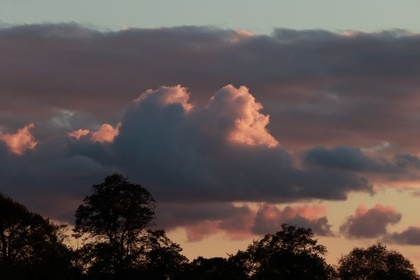
%> input picture sample2.jpg, 420 x 280 px, shrunk from 612 x 408 before the run
$ octave iprogram.m   (GNU Octave 9; MATLAB toolbox functions it lacks are replaced by stand-ins)
%> lines starting %> are read from the running program, lines starting %| are printed output that depends on the picture
### denoiseImageDCT.m
function [IOut,output,Coefs] = denoiseImageDCT(Image,sigma,K,varargin)
%==========================================================================
%   P E R F O R M   D E N O I S I N G   U S I N G   O V E R C O M P L E T E
%                        D C T    D I C T I O N A R Y
%==========================================================================
% function IOut = denoiseImageDCT(Image,sigma,bb,K)
% denoise an image by sparsely representing each block with the
% overcomplete DCT Dictionary, and averaging the represented parts.
% Detailed description can be found in "Image Denoising Via Sparse and Redundant
% representations over Learned Dictionaries", (appeared in the
% IEEE Trans. on Image Processing, Vol. 15, no. 12, December 2006).
% ===================================================================
% INPUT ARGUMENTS : Image - the noisy image (gray-level scale)
%                   sigma - the s.d. of the noise (assume to be white Gaussian).
%                   K - the number of atoms in the representing dictionary.
%    Optional argumeters:
%                  'blockSize' - the size of the blocks the algorithm
%                       works. All blocks are squares, therefore the given
%                       parameter should be one number (width or height).
%                       Default value: 8.
%                  'errorFactor' - a factor that multiplies sigma in order
%                       to set the allowed representation error. In the
%                       experiments presented in the paper, it was set to 1.15
%                       (which is also the default value here).
%                  'maxBlocksToConsider' - maximal number of blocks that
%                       can be processed. This number is dependent on the memory
%                       capabilities of the machine, and performances?
%                       considerations. If the number of available blocks in the
%                       image is larger than 'maxBlocksToConsider', the sliding
%                       distance between the blocks increases. The default value
%                       is: 250000.
%                  'slidingFactor' - the sliding distance between processed
%                       blocks. Default value is 1. However, if the image is
%                       large, this number increases automatically (because of
%                       memory requirements). Larger values result faster
%                       performances (because of fewer processed blocks).
%                  'waitBarOn' - can be set to either 1 or 0. If
%                       waitBarOn==1 a waitbar, presenting the progress of the
%                       algorithm will be displayed.
% OUTPUT ARGUMENTS : IOut - a 2-dimensional array in the same size of the
%                   input image, that contains the cleaned image.
%                    output - a struct that contains that following field:
%                       D - the dictionary used for denoising
% =========================================================================

Reduce_DC = 1;
[NN1,NN2] = size(Image);
C = 1.15;%%%%%%%%%干嘛用的？？？？？？就是一个系数而已
waitBarOn = 1;
maxBlocksToConsider = 260000;
slidingDis = 1;
bb = 8;

% [18 lines of commented-out code are left out]

errT = C*sigma;
% Create an initial dictionary from the DCT frame
Pn=ceil(sqrt(K));%%%Pn=16  bb=8  产生64*256的字典
DCT=zeros(bb,Pn);
for k=0:1:Pn-1,
    V=cos([0:1:bb-1]'*k*pi/Pn);
    if k>0,
        V=V-mean(V);
    end;
    DCT(:,k+1)=V/norm(V);%norm(V)表示的是欧式距离
end;
%产生64*256的字典
DCT=kron(DCT,DCT);%http://blog.sina.com.cn/s/blog_7671b3eb0101132y.html
%%%%%%%%例如： a=[1,2;3,4]   kron(a,a)
while (prod(floor((size(Image)-bb)/slidingDis)+1)>maxBlocksToConsider)
    slidingDis = slidingDis+1;
% Default value is 1. However, if the image is
% large, this number increases automatically (because of
% memory requirements)
end

[blocks,idx] = my_im2col(Image,[bb,bb],slidingDis);

if (waitBarOn)
    counterForWaitBar = size(blocks,2);
    h = waitbar(0,'Denoising In Process ...');
end
% go with jumps of 10000
for jj = 1:10000:size(blocks,2)
    if (waitBarOn)
        waitbar(jj/counterForWaitBar);
    end
    jumpSize = min(jj+10000-1,size(blocks,2));
    if (Reduce_DC)%Reduce_DC为1
        vecOfMeans = mean(blocks(:,jj:jumpSize));%取出10000列
        blocks(:,jj:jumpSize) = blocks(:,jj:jumpSize) - repmat(vecOfMeans,size(blocks,1),1);%repmat(vecOfMeans,size(blocks,1),1):将vecOfMeans重复64行1列  公式3.12
    end
    %Coefs = mexOMPerrIterative(blocks(:,jj:jumpSize),DCT,errT);
    Coefs = OMPerr(DCT,blocks(:,jj:jumpSize),errT);

    if (Reduce_DC)%Reduce_DC为1
        %DCT为64*256  Coefs256*10000         blocks为64*62001       vecOfMeans为1*10000
        blocks(:,jj:jumpSize)= DCT*Coefs + ones(size(blocks,1),1) * vecOfMeans;%%%%blocks矩阵每一列的数值等于  该列乘以稀疏系数加上该列的平均值

    else
        blocks(:,jj:jumpSize)= DCT*Coefs ;
    end
end

count = 1;
Weight= zeros(NN1,NN2);
IMout = zeros(NN1,NN2);
[rows,cols] = ind2sub(size(Image)-bb+1,idx);%idx=(size(Image)-bb+1)*(size(Image)-bb+1)
for i  = 1:length(cols)
    col = cols(i);
    row = rows(i);
    block =reshape(blocks(:,count),[bb,bb]);%block为值均相同的8*8的矩阵
   %block
    IMout(row:row+bb-1,col:col+bb-1)=IMout(row:row+bb-1,col:col+bb-1)+block;
    Weight(row:row+bb-1,col:col+bb-1)=Weight(row:row+bb-1,col:col+bb-1)+ones(bb);%%%累计加了多少个block，到最后除以累加的次数即可
    count = count+1;
end;
if (waitBarOn)
    close(h);
end
C=100000;
IOut =(Image+C*sigma*IMout)./(1+C*sigma*Weight);%%%%%%%%%0.034,为什么要这样？？？  我改成C了，个人理解觉得这个值有，但是只要大于0就能得到去噪的效果
output.D = DCT;
% IOut =  IMout./Weight;  %%%其实只要这样就可以还原了，但是考虑到随机sigma的影响，后面加了一些变成(Image+C*sigma*IMout)./(1+C*sigma*Weight)
% IMout(100)
% Weight
%   blocks

### OMPerr.m
function [A]=OMPerr(D,X,errorGoal);
%=============================================
% Sparse coding of a group of signals based on a given
% dictionary and specified number of atoms to use.
% input arguments: D - the dictionary
%                  X - the signals to represent
%                  errorGoal - the maximal allowed representation error for
%                  each siganl.
% output arguments: A - sparse coefficient matrix.
%=============================================
[n,P]=size(X);%n=64  P= 62001=249*249
[n,K]=size(D);%n=64 K=256
E2 = errorGoal^2*n;
maxNumCoef = n/2;%%%%%%32
A = sparse(size(D,2),size(X,2));%参考稀疏矩阵的帮助256*10000
for k=1:1:P,
    a=[];
    x=X(:,k);
    residual=x;
	indx = [];
	a = [];
	currResNorm2 = sum(residual.^2);
	j = 0;

    while currResNorm2>E2 & j < maxNumCoef,
		j = j+1;
        proj=D'*residual;%参考pinv函数的帮助 256*1
        pos=find(abs(proj)==max(abs(proj)));%看看D（256列）中哪一列的值最大
        pos=pos(1);
        indx(j)=pos;%%%index的值为1到256
        %c++的opm优化速度的算法     http://blog.csdn.net/pi9nc/article/details/26593003
        a=pinv(D(:,indx(1:j)))*x;%j*64  *64*1=j*1
        residual=x-D(:,indx(1:j))*a;
		currResNorm2 = sum(residual.^2);
   end;
   if (length(indx)>0)
       A(indx,k)=a;%%%a是j*1的矩阵,其中j=maxNumCoef
   end
end;
return;

### displayDictionaryElementsAsImage.m
function I = displayDictionaryElementsAsImage(D, numRows, numCols,X,Y,sortVarFlag)
% function I = displayDictionaryElementsAsImage(D, numRows, numCols, X,Y)
% displays the dictionary atoms as blocks. For activation, the dictionary D
% should be given, as also the number of rows (numRows) and columns
% (numCols) for the atoms to be displayed. X and Y are the dimensions of
% each atom.


borderSize = 1;
columnScanFlag = 1;
strechEachVecFlag = 1;
showImFlag = 1;

if (length(who('X'))==0)
    X = 8;
    Y = 8;
end
if (length(who('sortVarFlag'))==0)
    a=1%%%%没有显示，说明没进入此循环
    sortVarFlag = 1;
end

numElems = size(D,2);
if (length(who('numRows'))==0)
    numRows = floor(sqrt(numElems));
    numCols = numRows;
end
if (length(who('strechEachVecFlag'))==0)
    strechEachVecFlag = 0;
end
if (length(who('showImFlag'))==0)
    showImFlag = 1;
end

%%% sort the elements, if necessary.
%%% construct the image to display (I)
sizeForEachImage = sqrt(size(D,1))+borderSize;
I = zeros(sizeForEachImage*numRows+borderSize,sizeForEachImage*numCols+borderSize,3);
%%% fill all this image in blue
I(:,:,1) = 0;%min(min(D));
I(:,:,2) = 0; %min(min(D));
I(:,:,3) = 1; %max(max(D));

%%% now fill the image squares with the elements (in row scan or column
%%% scan).
if (strechEachVecFlag)
    for counter = 1:size(D,2)
        D(:,counter) = D(:,counter)-min(D(:,counter));
        if (max(D(:,counter)))
            D(:,counter) = D(:,counter)./max(D(:,counter));%%%归一化
        end
    end
end
% 要注意的是var函数所采用公式中，分母不是 ，而是 。这是因为var函数实际上求的并不是方差，而是误差理论中“有限次测量数据的标准偏差的估计值”。
% X = [4 -2 1; 9 5 7]   sum((X(:,2)-mean(X(:,2))).^2)/(length(X(:,2))-1)等价于：var(X,0,1)
% 注：var(X,W)  % W可以取0或1，取0求样本方差的无偏估计值（除以N-1；对应取1求得的是方差（除以N）， W也可以是向量，但必须与X中的第一个维度数相同，即length(W)= size(X,1)
%   所以还存在：  var(X ,0 ,dim) % 除以N     dim =1 对每列操作      dim = 2 对每行操作
%                 var(X ,1 ,dim) % 除以N-1   dim =1 对每列操作    dim = 2 对每行操作
if (sortVarFlag)%%%%%%%%%%%%%%%%%按照方差从小打大排序
    vars = var(D);
    [V,indices] = sort(vars');%%从小到大的顺序将字典排序
    indices = fliplr(indices);%%a=[1 2 3;4 5 6;7 8 9]  a=fliplr(a)  左右翻转  如果对于只有一列的向量，翻转后是不变的
    D = [D(:,1:sortVarFlag-1),D(:,indices+sortVarFlag-1)];
    signs = sign(D(1,:));
    signs(find(signs==0)) = 1;
    D = D.*repmat(signs,size(D,1),1);%%%repmat(signs,size(D,1),1)  此矩阵的大小为64*256     D也为64*256
    D = D(:,1:numRows*numCols);
end

counter=1;
for j = 1:numRows
    for i = 1:numCols
% [10 lines of commented-out code are left out]
            I(borderSize+(j-1)*sizeForEachImage+1:j*sizeForEachImage,borderSize+(i-1)*sizeForEachImage+1:i*sizeForEachImage,1)=reshape(D(:,counter),X,Y);%%%8*8
            I(borderSize+(j-1)*sizeForEachImage+1:j*sizeForEachImage,borderSize+(i-1)*sizeForEachImage+1:i*sizeForEachImage,2)=reshape(D(:,counter),X,Y);
            I(borderSize+(j-1)*sizeForEachImage+1:j*sizeForEachImage,borderSize+(i-1)*sizeForEachImage+1:i*sizeForEachImage,3)=reshape(D(:,counter),X,Y);
%         end
        counter = counter+1;
    end
end

if (showImFlag)
    I = I-min(min(min(I)));
    I = I./max(max(max(I)));
    imshow(I,[]);
end

### denoiseImageGlobal.m
function [IOut,output] = denoiseImageGlobal(Image, sigma, varargin)
%==========================================================================
%   P E R F O R M   D E N O I S I N G   U S I N G   G L O B A L
%           ( O R   G I V E N )   D I C T I O N A R Y
%==========================================================================
% function IOut = denoiseImageGlobal(Image, sigma, varargin)
% denoise an image by training a dictionary on patches from the noisy image,
% sparsely representing each block with this dictionary and averaging the represented parts.
% Detailed description can be found in "Image Denoising Via Sparse and Redundant
% representations over Learned Dictionaries", (appeared in the
% IEEE Trans. on Image Processing, Vol. 15, no. 12, December 2006).
% The trained dictionary is given in a specific file
% 'globalTrainedDictionary.mat' that must accompany this function.
% The user may also specify a different dictionary to be used by using the
% optional arguments.
% ===================================================================
% INPUT ARGUMENTS : Image - the noisy image (gray-level scale)
%                   sigma - the s.d. of the noise (assume to be white Gaussian).
%    Optional arguments:
%                  'blockSize' - the size of the blocks the algorithm
%                       works. All blocks are squares, therefore the given
%                       parameter should be one number (width or height).
%                       Default value: 8.
%                  'errorFactor' - a factor that multiplies sigma in order
%                       to set the allowed representation error. In the
%                       experiments presented in the paper, it was set to 1.15
%                       (which is also the default  value here).
%                  'maxBlocksToConsider' - maximal number of blocks that
%                       can be processed. This number is dependent on the memory
%                       capabilities of the machine, and performances'
%                       considerations. If the number of available blocks in the
%                       image is larger than 'maxBlocksToConsider', the sliding
%                       distance between the blocks increases. The default value
%                       is: 250000.
%                  'slidingFactor' - the sliding distance between processed
%                       blocks. Default value is 1. However, if the image is
%                       large, this number increases automatically (because of
%                       memory requirements). Larger values result faster
%                       performances  (because of fewer processed blocks).
%                  'givenDictionary' - a different dictionary to consider
%                       for denoising. The user is responsible that the number
%                       of rows in the dictionary will resemble the dimension of
%                       the blocks.
%                  'waitBarOn' - can be set to either 1 or 0. If
%                       waitBarOn==1 a waitbar, presenting the progress of the
%                       algorithm will be displayed.
% OUTPUT ARGUMENTS : Iout - a 2-dimensional array in the same size of the
%                   input image, that contains the cleaned image.
%                    output - a struct that contains that following field:
%                       D - the dictionary used for denoising
% =========================================================================

fildNameForGlobalDictionary = 'globalTrainedDictionary';
Reduce_DC = 1;
[NN1,NN2] = size(Image);
waitBarOn = 1;
C = 1.15;
maxBlocksToConsider = 260000;
slidingDis = 1;
bb = 8;
givenDictionaryFlag = 0;
for argI = 1:2:length(varargin)
    if (strcmp(varargin{argI}, 'slidingFactor'))
        slidingDis = varargin{argI+1};
    end
    if (strcmp(varargin{argI}, 'errorFactor'))
        C = varargin{argI+1};
    end
    if (strcmp(varargin{argI}, 'maxBlocksToConsider'))
        maxBlocksToConsider = varargin{argI+1};
    end
    if (strcmp(varargin{argI}, 'givenDictionary'))
        D = varargin{argI+1};
        givenDictionaryFlag = 1;
    end
    if (strcmp(varargin{argI}, 'blockSize'))
        bb = varargin{argI+1};
    end
    if (strcmp(varargin{argI}, 'waitBarOn'))
        waitBarOn = varargin{argI+1};
    end
end
if (~givenDictionaryFlag)
    eval(['load ',fildNameForGlobalDictionary]);%%%%%%%%%%%%%
    D = currDictionary;
end
errT = C*sigma;
%blocks = im2col(Image,[NN1,NN2],[bb,bb],'sliding');
while (prod(size(Image)-bb+1)>maxBlocksToConsider)
    slidingDis = slidingDis+1;
end
[blocks,idx] = my_im2col(Image,[bb,bb],slidingDis);

if (waitBarOn)
    counterForWaitBar = size(blocks,2);
    h = waitbar(0,'Denoising In Process ...');
end

% go with jumps of 10000
for jj = 1:10000:size(blocks,2)
    if (waitBarOn)
        waitbar(jj/counterForWaitBar);
    end
    jumpSize = min(jj+10000-1,size(blocks,2));
    if (Reduce_DC)
        vecOfMeans = mean(blocks(:,jj:jumpSize));
        blocks(:,jj:jumpSize) = blocks(:,jj:jumpSize) - repmat(vecOfMeans,size(blocks,1),1);
    end
    %Coefs = mexOMPerrIterative(blocks(:,jj:jumpSize),D,errT);
    Coefs = OMPerr(D,blocks(:,jj:jumpSize),errT);
    if (Reduce_DC)
        %block=reshape(D*a+mm+MM,[bb,bb]);
        blocks(:,jj:jumpSize)= D*Coefs + ones(size(blocks,1),1) * vecOfMeans;
    else
        blocks(:,jj:jumpSize)= D*Coefs ;
    end
end

count = 1;
Weight=zeros(NN1,NN2);
IMout = zeros(NN1,NN2);
[rows,cols] = ind2sub(size(Image)-bb+1,idx);
for i  = 1:length(cols)
    col = cols(i); row = rows(i);
    block =reshape(blocks(:,count),[bb,bb]);
    IMout(row:row+bb-1,col:col+bb-1)=IMout(row:row+bb-1,col:col+bb-1)+block;
    Weight(row:row+bb-1,col:col+bb-1)=Weight(row:row+bb-1,col:col+bb-1)+ones(bb);
    count = count+1;
end

if (waitBarOn)
    close(h);
end
output.D = D;
IOut = (Image+0.034*sigma*IMout)./(1+0.034*sigma*Weight);

### my_im2col.m
function [blocks,idx] = my_im2col(I,blkSize,slidingDis);

if (slidingDis==1)
    blocks = im2col(I,blkSize,'sliding');%行为blksize元素的总个数，列为(m-bb+1) x (n-bb+1)=62001
    % http://fuda641.blog.163.com/blog/static/20751421620135483846711/
    idx = [1:size(blocks,2)];
    return
end

idxMat = zeros(size(I)-blkSize+1);
idxMat([[1:slidingDis:end-1],end],[[1:slidingDis:end-1],end]) = 1; % take blocks in distances of 'slidingDix', but always take the first and last one (in each row and column).
idx = find(idxMat);
[rows,cols] = ind2sub(size(idxMat),idx);
blocks = zeros(prod(blkSize),length(idx));
for i = 1:length(idx)
    currBlock = I(rows(i):rows(i)+blkSize(1)-1,cols(i):cols(i)+blkSize(2)-1);
    blocks(:,i) = currBlock(:);
end

### iprogram.m
%============================================================
%                denoise an image
% this is a run_file the demonstrate how to denoise an image,
% using dictionaries. The methods implemented here are the same
% one as described in "Image Denoising Via Sparse and Redundant
% representations over Learned Dictionaries", (appeared in the
% IEEE Trans. on Image Processing, Vol. 15, no. 12, December 2006).
%============================================================

clear
bb=8; % block size
RR=4; % redundancy factor
K=RR*bb^2; % number of atoms in the dictionary

sigma = 25; %%%%% The Max Value of Noise

%%%%% Read The Image %%%%%
pathForImages ='';
imageName = 'sample2.jpg';
[IMin0,pp]=imread(strcat([pathForImages,imageName]));
%> IMin0 is the input picture: size 280x420x3 uint8; mean R, G, B 89.2, 79.5, 78.4
%> pp = []
IMin0=im2double(IMin0);
%> IMin0: size 280x420x3 double
if (length(size(IMin0))>2)
    IMin0 = rgb2gray(IMin0);
%> IMin0: size 280x420 double
end
if (max(IMin0(:))<2)
    IMin0 = IMin0*255;
end

IMin=IMin0+sigma*randn(size(IMin0)); %%%%% Add Noise
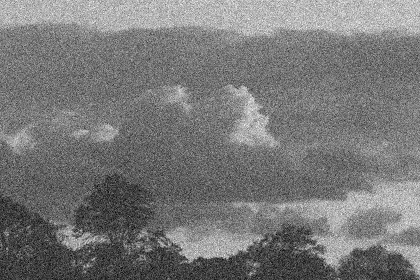
%> IMin: size 280x420 double; min -83, max 266.6, mean 82.2; drawn with min black and max white
PSNRIn = 20*log10(255/sqrt(mean((IMin(:)-IMin0(:)).^2))); %%%%% Peak Signal to Noise Ratio at Input
%> PSNRIn = 20.18

%==========================================================================
%   P E R F O R M   D E N O I S I N G   U S I N G   O V E R C O M P L E T E
%                        D C T    D I C T I O N A R Y
%==========================================================================
tic
[IoutDCT,output] = denoiseImageDCT(IMin, sigma, K);
%> after the loop in denoiseImageDCT, `for jj = 1:10000:size(blocks,2)`: vecOfMeans = 2749 values, max 184.4 at index 1126, min 15.98 at index 19, mean 112.4
%> after the loop in denoiseImageDCT, `for i  = 1:length(cols)`:
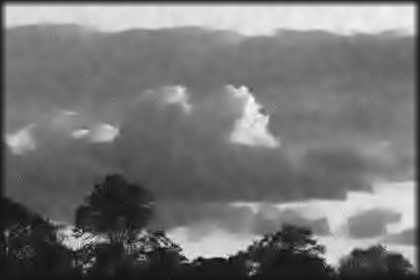
%> IMout: size 280x420 double; min -1264.3, max 12366.3, mean 5027.8; drawn with min black and max white
%> after the loop in denoiseImageDCT, `for i  = 1:length(cols)`:
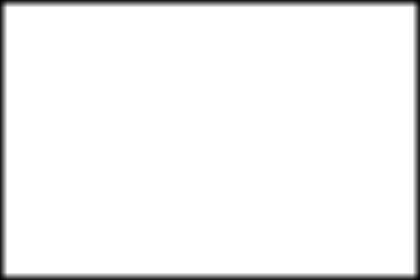
%> Weight: size 280x420 double; min 1, max 64, mean 61.4; drawn with min black and max white
%> after the loop in denoiseImageDCT, `for i  = 1:length(cols)`: count = 112750
%> in denoiseImageDCT, `IOut =(Image+C*sigma*IMout)./(1+C*sigma*Weight);`:
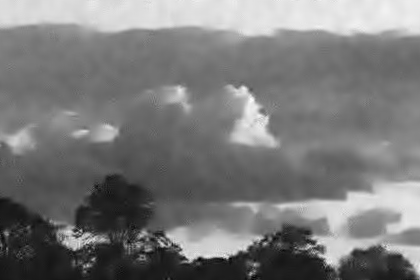
%> IOut: size 280x420 double; min -19.76, max 193.2, mean 82.2; drawn with min black and max white

PSNROut = 20*log10(255/sqrt(mean((IoutDCT(:)-IMin0(:)).^2))); %%%%% Peak Signal to Noise Ratio at Output of DCT
%> PSNROut = 32.28
figure;
%subplot(1,3,1); imshow(IMin0,[]); title('Original clean image');
%subplot(1,3,2); imshow(IMin,[]); title(strcat(['Noisy image, ',num2str(PSNRIn),'dB']));
%subplot(1,3,3);
imshow(IoutDCT,[]); title(strcat(['Image Denoised by DCT dictionary, ',num2str(PSNROut),'dB']));
figure;
I = displayDictionaryElementsAsImage(output.D, floor(sqrt(K)), floor(size(output.D,2)/floor(sqrt(K))),bb,bb,0);
%> in displayDictionaryElementsAsImage, `numElems = size(D,2);`: numElems = 256
%> in displayDictionaryElementsAsImage, `sizeForEachImage = sqrt(size(D,1))+borderSize;`: sizeForEachImage = 9
%> in displayDictionaryElementsAsImage, `I(:,:,3) = 1;`:
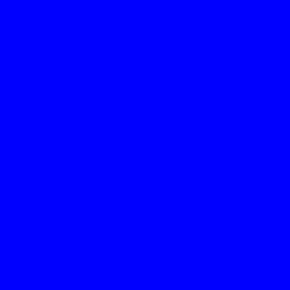
%> I: size 145x145x3 double (shown 2 times larger); mean R, G, B 0, 0, 1
%> after the loop in displayDictionaryElementsAsImage, `for counter = 1:size(D,2)`:
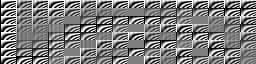
%> D: size 64x256 double; min 0, max 1, mean 0.494
%> after the loop in displayDictionaryElementsAsImage, `for j = 1:numRows`:
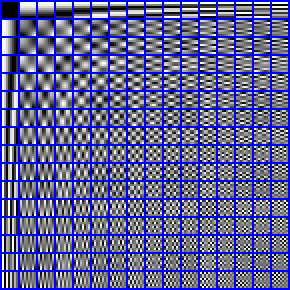
%> I: size 145x145x3 double (shown 2 times larger); mean R, G, B 0.385, 0.385, 0.606
%> after the loop in displayDictionaryElementsAsImage, `for j = 1:numRows`: counter = 257
title('The DCT dictionary');
toc
%==========================================================================
%   P E R F O R M   D E N O I S I N G   U S I N G   G L O B A L
%           ( O R   G I V E N )   D I C T I O N A R Y
%==========================================================================
tic
[IoutGlobal,output] = denoiseImageGlobal(IMin, sigma,K);
%> after the loop in denoiseImageGlobal, `for argI = 1:2:length(varargin)`: C = 1.15; bb = 8; givenDictionaryFlag = 0; maxBlocksToConsider = 260000; waitBarOn = 1
%> the run ends on the next line

$ run again, with sample1.jpg copied over sample2.jpg
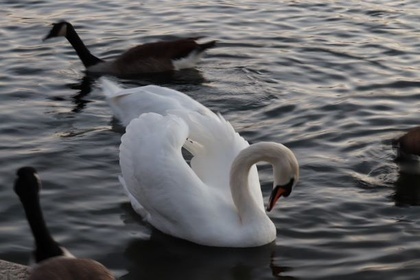
%> input picture sample1.jpg, 420 x 280 px, shrunk from 612 x 408 before the run
%> IMin0 is the input picture: size 280x420x3 uint8; mean R, G, B 99.2, 99, 100.7
%> pp = []
%> PSNRIn = 20.18
%> after the loop in denoiseImageDCT, `for jj = 1:10000:size(blocks,2)`: vecOfMeans = 2749 values, max 182.5 at index 844, min 4.07 at index 2106, mean 87.31
%> after the loop in denoiseImageDCT, `for i  = 1:length(cols)`:
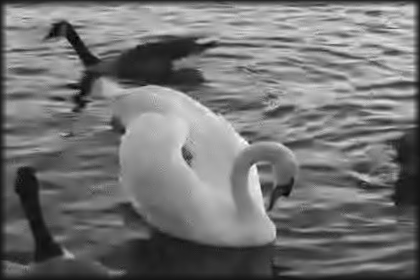
%> IMout: size 280x420 double; min -1294.3, max 14919.1, mean 6096.5; drawn with min black and max white
%> after the loop in denoiseImageDCT, `for i  = 1:length(cols)`: count = 112750
%> in denoiseImageDCT, `IOut =(Image+C*sigma*IMout)./(1+C*sigma*Weight);`:
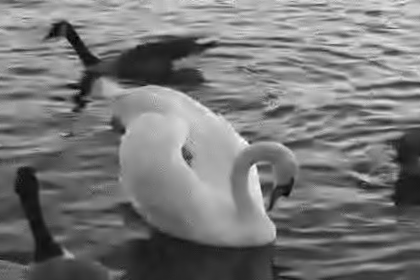
%> IOut: size 280x420 double; min -20.22, max 233.1, mean 99.2; drawn with min black and max white
%> PSNROut = 29.29
%> numElems = 256
%> sizeForEachImage = 9
%> after the loop in displayDictionaryElementsAsImage, `for j = 1:numRows`: counter = 257
%> after the loop in denoiseImageGlobal, `for argI = 1:2:length(varargin)`: C = 1.15; bb = 8; givenDictionaryFlag = 0; maxBlocksToConsider = 260000; waitBarOn = 1
